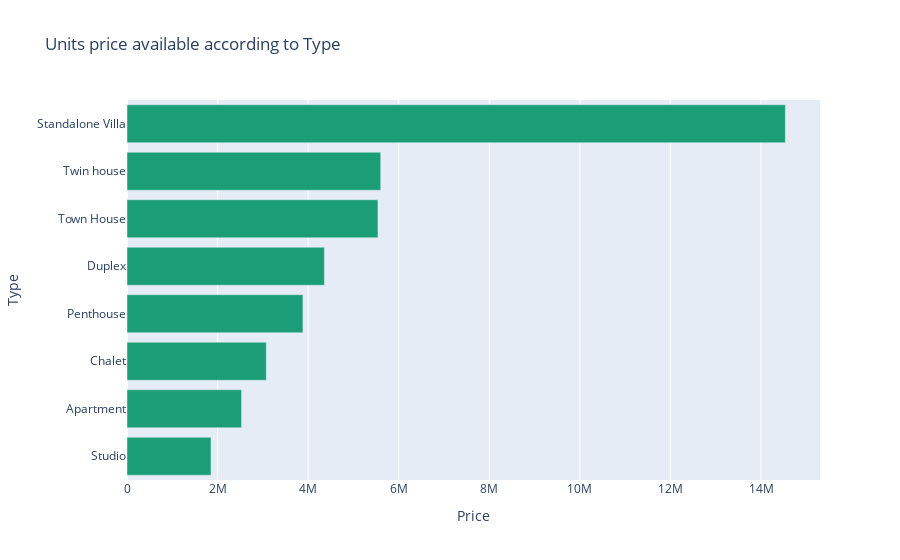

The notebook cell saved with this chart:
### Markdown cell above
## area and price

### Code cell
types = df.groupby("Type")["Price"].mean().sort_values(ascending =True).reset_index(name='Price')

px.bar(x="Price",y="Type",data_frame=types,color_discrete_sequence=px.colors.qualitative.Dark2,title = "Units price available according to Type")

### Figure 1 — Plotly figure (JSON) as saved in the notebook; plotly's stock layout.template omitted (floating-point values rounded to 4 significant figures)
{"data": [{"alignmentgroup": "True", "hovertemplate": "Price=%{x}<br>Type=%{y}<extra></extra>", "legendgroup": "", "marker": {"color": "rgb(27,158,119)", "pattern": {"shape": ""}}, "name": "", "offsetgroup": "", "orientation": "h", "showlegend": false, "textposition": "auto", "type": "bar", "x": [1855000.0, 2530000.0, 3076000.0, 3885000.0, 4359000.0, 5541000.0, 5603000.0, 14540000.0], "xaxis": "x", "y": ["Studio", "Apartment", "Chalet", "Penthouse", "Duplex", "Town House", "Twin house", "Standalone Villa"], "yaxis": "y"}], "layout": {"barmode": "relative", "legend": {"tracegroupgap": 0}, "title": {"text": "Units price available according to Type"}, "xaxis": {"anchor": "y", "domain": [0, 1], "title": {"text": "Price"}}, "yaxis": {"anchor": "x", "domain": [0, 1], "title": {"text": "Type"}}}}
